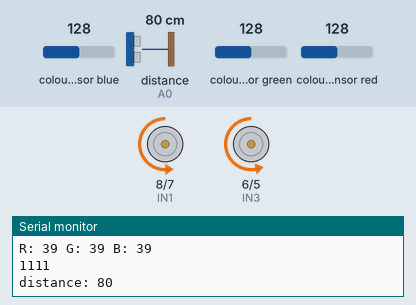
The sketch below on a simulated Arduino Uno, built with avr-gcc and run on an emulated ATmega328P. Parts: motor-driver pin pairs drawn as motors (green arrow = first pin HIGH = forward, orange = second pin HIGH = backward, longer = more drive, scaled by the enable pin), the last lines printed to the serial monitor. Wiring (inferred from the names in the program): ultrasonic range finder: trigger pin 2; echo A0; TCS3200 colour sensor: output pin 12; S2 pin 10; S3 pin 11. The test bench sets the inputs (shaded band); at power-on: distance to the obstacle (sensor on A0) 80 cm, colour sensor blue 128, colour sensor green 128, colour sensor red 128. The echo pulse lasts 58.3 µs per cm.

Above: at 4.2 s.
4.3 s: distance to the obstacle (sensor on A0) set to 34 cm
5.8 s: distance to the obstacle (sensor on A0) set to 28 cm
At 6.8 s:
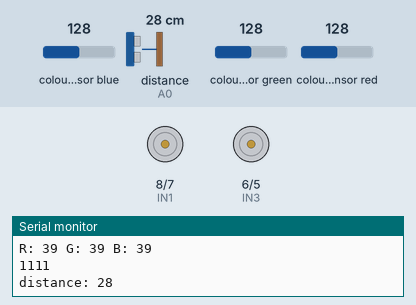
7.3 s: distance to the obstacle (sensor on A0) set to 35 cm
At 8.5 s:
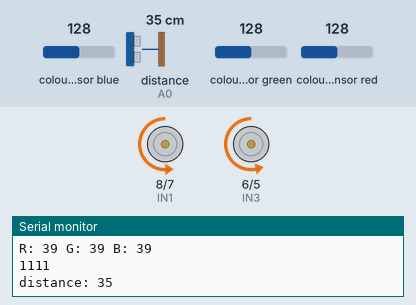
8.8 s: distance to the obstacle (sensor on A0) set to 2 cm
At 9.2 s:
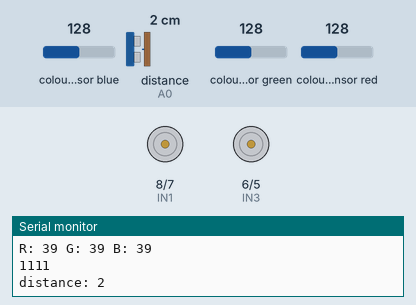
Timing chart, 0 to 11.3 s (numbered marks = the images above; inputs shaded):
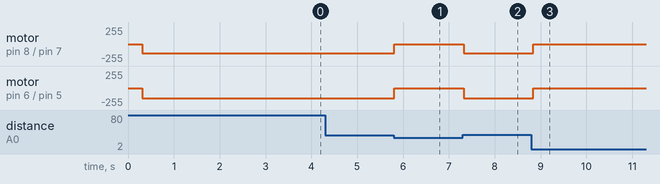

The sketch:

Challenge2.ino
```cpp
// Pin definitions for TCS3200
#define S0 0
#define S1 1
#define S2 10
#define S3 11
#define OUT 12
#define OE_PIN 13

// Ultrasonic Sensor connections
#define echo A0
#define trig 2

// Left Motor connections
#define ENA 9
#define IN1 8
#define IN2 7

// Right Motor connections
#define IN3 6
#define IN4 5
#define ENB 3

#include <Servo.h>

int red = 0;
int green = 0;
int blue = 0;
int colour = 1111;
unsigned long previousTime = 0;
unsigned long currentTime = 0;
int rcounter = 0;
int gcounter = 0;
int bcounter = 0;
long distance;
bool motorsRunning = false;
#define OFF 0
#define FORWARD 1
#define BACKWARD 2

void setup() {
    Serial.begin(9600);

    // Setup USS
    pinMode(trig, OUTPUT);
    pinMode(echo, INPUT);

    // Setup CS
    pinMode(S0, OUTPUT);
    pinMode(S1, OUTPUT);
    pinMode(S2, OUTPUT);
    pinMode(S3, OUTPUT);
    pinMode(OUT, INPUT);
    pinMode(OE_PIN, OUTPUT);
    digitalWrite(S0, HIGH);
    digitalWrite(S1, LOW);
    digitalWrite(OE_PIN, LOW);

    // Setup motors
    pinMode(ENA, OUTPUT);
    pinMode(ENB, OUTPUT);
    pinMode(IN1, OUTPUT);
    pinMode(IN2, OUTPUT);
    pinMode(IN3, OUTPUT);
    pinMode(IN4, OUTPUT);
    digitalWrite(IN1, LOW);
    digitalWrite(IN2, LOW);
    digitalWrite(IN3, LOW);
    digitalWrite(IN4, LOW);

    previousTime = millis();
}

void loop() {
    colourSensorTask();
    read_distance();

    mv_forward();
if (distance<30){
  STOP();
    if (colour == 4444) {
        turn_left(90);
    } else if (colour == 5555) {
        turn_right(90);
    }
    else if (colour == 3333) {
      turn_around();
      // turn_left(180);
    }
  }
}

void colourSensorTask() {
    digitalWrite(S2, LOW);
    digitalWrite(S3, LOW);
    red = pulseIn(OUT, LOW, 100000);
    delay(100);


    digitalWrite(S2, HIGH);
    digitalWrite(S3, HIGH);
    green = pulseIn(OUT, LOW, 100000);
    delay(100);

    digitalWrite(S2, LOW);
    digitalWrite(S3, HIGH);
    blue = pulseIn(OUT, LOW, 100000);
    delay(100);

    Serial.print("R: "); Serial.print(red, DEC); Serial.print(" ");
    Serial.print("G: "); Serial.print(green, DEC); Serial.print(" ");
    Serial.print("B: "); Serial.print(blue, DEC); Serial.println(" ");

    colour = getColour(red, green, blue);
    Serial.println(colour);
}

int getColour(int red, int green, int blue) {
    if (red >= 250 && red <= 300) {
        rcounter++;
        if (rcounter == 3) {
            colour = 3333;
            rcounter = 0;
        }
    }

    if (blue >= 140 && blue <= 170) {
        bcounter++;
        if (bcounter == 3) {
            colour = 4444;
            bcounter = 0;
        }
    } else if (green >= 430 && green <= 465 && blue >= 500) {
        gcounter++;
        if (gcounter == 3) {
            colour = 5555;
            gcounter = 0;
        }
    } else {
        colour = 1111;
    }
    return colour;
}

void read_distance() {
    long duration;
    digitalWrite(trig, LOW);
    delayMicroseconds(2);
    digitalWrite(trig, HIGH);
    delayMicroseconds(10);
    digitalWrite(trig, LOW);

    duration = pulseIn(echo, HIGH);
    distance = duration / 58.2;

    Serial.print("distance: "); Serial.print(distance); Serial.println(" ");
}

void turn_left(int degrees) {
  int time = 500 * (degrees/50);
    left_motor(BACKWARD, 140);
    right_motor(FORWARD, 150);
    delay(time);
}

void turn_right(int degrees) {
  int time = 500 * (degrees/50);
    left_motor(FORWARD, 140);
    right_motor(BACKWARD, 150);
    delay(time);
}

void pivot_left(int degrees) {
  int time = 1050 * (degrees/360);
  right_motor(FORWARD, 150);
  delay(time);
  STOP();
}

void pivot_right(int degrees) {
  int time = 1050 * (degrees/360);
  left_motor(FORWARD, 140);
  delay(time);
  STOP();
}

void left_motor(int direction, int speed) {
    if (speed >= 0 && speed <= 255){
        analogWrite(ENA, speed);
    } else {
        analogWrite(ENA, 0);
        Serial.print("Error: Incorrect use of motor speed");
    }

    if (direction == FORWARD){
        digitalWrite(IN1, LOW);
        digitalWrite(IN2, HIGH);
    } else if (direction == BACKWARD){
        digitalWrite(IN1, HIGH);
        digitalWrite(IN2, LOW);
    } else {
        digitalWrite(IN1, LOW);
        digitalWrite(IN2, LOW);
    }
}

void right_motor(int direction, int speed) {
    if (speed >= 0 && speed <= 255){
        analogWrite(ENB, speed);
    } else {
        analogWrite(ENB, 0);
        Serial.print("Error: Incorrect use of motor speed");
    }

    if (direction == FORWARD){
        digitalWrite(IN3, LOW);
        digitalWrite(IN4, HIGH);
    } else if (direction == BACKWARD){
        digitalWrite(IN3, HIGH);
        digitalWrite(IN4, LOW);
    } else {
        digitalWrite(IN3, LOW);
        digitalWrite(IN4, LOW);
    }
}

void mv_forward() {
  left_motor(FORWARD, 140);
  right_motor(FORWARD, 150);
  motorsRunning = true;
}

void mv_backward() {
  left_motor(BACKWARD, 140);
  right_motor(BACKWARD, 150);
  motorsRunning = true;
}

void STOP() {
  left_motor(OFF, 0);
  right_motor(OFF, 0);
  motorsRunning = false;
}

void turn_around() {
  left_motor(FORWARD, 140);
  right_motor(BACKWARD, 150);
  delay(500);
  STOP();
  delay(2000);
}
```

Measured:
- the behaviour switches between 31 and 30 cm on distance to the obstacle (sensor on A0) (found by bisection; images 0 and 1)
- after the input at 5.8 s, motor on pin 8 (IN1) / pin 7 (IN2): backward 140/255 → stopped at once; motor on pin 6 (IN3) / pin 5 (IN4): backward 150/255 → stopped at once
- after the input at 7.3 s, motor on pin 8 (IN1) / pin 7 (IN2): stopped → backward 140/255 at once; motor on pin 6 (IN3) / pin 5 (IN4): stopped → backward 150/255 at once
- after the input at 8.8 s, motor on pin 8 (IN1) / pin 7 (IN2): backward 140/255 → stopped at once; motor on pin 6 (IN3) / pin 5 (IN4): backward 150/255 → stopped at once
